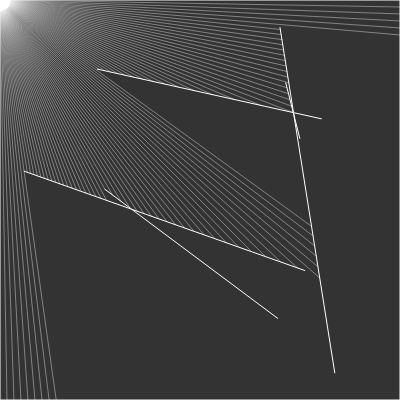
Frame 1 (no input)
Frame 60 (no input): identical to frame 1, image omitted
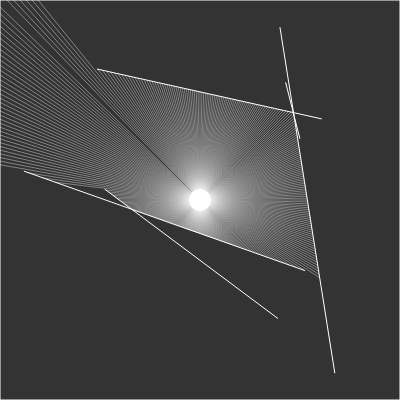
Frame 120 (the mouse pressed at the canvas centre since frame 60)

The p5.js sketch that drew these frames (run headless with seeded random() and noise() and a simulated clock; from frame 60 on, the mouse is pressed at the canvas centre):

// p5.js sketch
// ── sketch.js

let walls = [];
let raySource;
function setup() {
    createCanvas(400, 400);

    //  Boundaries on all edges of the canvas
    walls.push(new Boundary(0, 0, width, 0));
    walls.push(new Boundary(width, 0, width, height));
    walls.push(new Boundary(width, height, 0, height));
    walls.push(new Boundary(0, height, 0, 0));

    for (let i = 0; i < 5; i++) {

        let x1 = random(width);
        let y1 = random(height);

        let x2 = random(width);
        let y2 = random(height);
        walls.push(new Boundary(x1, y1, x2, y2));
    }

    raySource = new RaySource(100, 200);
}

function draw() {
    background(51);
    for (let wall of walls) {
        wall.show();
    }


    raySource.update(mouseX, mouseY);
    raySource.show();
    raySource.cast(walls);
}
// ── boundary.js
class Boundary {
    constructor(x1, y1, x2, y2) {
        this.a = createVector(x1, y1);
        this.b = createVector(x2, y2);
    }

    show() {
        stroke(255);
        line(this.a.x, this.a.y, this.b.x, this.b.y);
    }

}
// ── index.css
* {
    font-family: 'Open Sans', sans-serif;
    color: white;
}

body {
    background: #1f1e1e;
}

// ── ray.js
class Ray {
    constructor(position, angle) {
        this.position = position;

        // Creates a vector pointing in the direction of an angle
        this.direction = p5.Vector.fromAngle(angle);
    }

    show() {
        stroke(255);

        push()
        translate(this.position.x, this.position.y);
        line(0, 0, this.direction.x * 10, this.direction.y * 10);
        pop()
    }

    setDirection(x,y) {
        this.direction.x = x - this.position.x;
        this.direction.y = y - this.position.y;
        this.direction.normalize();
    }

    // https://en.wikipedia.org/wiki/Line%E2%80%93line_intersection
    cast(boundary) {

        // Renaming boundary variables to fit the formula

        // Boundary start point
        const x1 = boundary.a.x;
        const y1 = boundary.a.y;

        // Boundary end point
        const x2 = boundary.b.x;
        const y2 = boundary.b.y;

        // Ray position
        const x3 = this.position.x;
        const y3 = this.position.y;

        // "End" position of the ray
        const x4 = this.position.x + this.direction.x;
        const y4 = this.position.y + this.direction.y;

        const denominator = (x1 - x2) * (y3 - y4) - (y1 - y2) * (x3 - x4);

        // According to the formula, when denom is 0, it means that the first line and the second line
        // are perfectly parallel, so they would never intersect.
        if (denominator === 0) {
            return
        }

        // Calculate u & t
        const t = ((x1 - x3) * (y3 - y4) - (y1 - y3) * (x3 - x4)) / denominator;
        const u = -((x1 - x2) * (y1 - y3) - (y1 - y2) * (x1 - x3)) / denominator;

        // Check for intersection based on the formula.
        if (t > 0 && t < 1 && u > 0) {

            // Since point exists, calculate and return it
            const intersectionPoint = createVector();
            intersectionPoint.x = x1 + t * (x2 - x1);
            intersectionPoint.y = y1 + t * (y2 - y1);

            return intersectionPoint;
        } else {
            return;
        }
    }



}
// ── raysource.js
class RaySource {
    constructor(x, y) {
        this.position = createVector(x, y);
        this.rays = [];
        this.numRays = 1;

        // Create one ray for every 10 degrees around this.pos
        for (let angle = 0; angle < 360; angle += this.numRays) {
            this.rays.push(new Ray(this.position, radians(angle)));
        }
    }

    update(x, y) {
        this.position.set(x, y);
    }

    show() {
        fill(255);
        ellipse(this.position.x, this.position.y, 8);
        for (let ray of this.rays) {
            ray.show();
        }
    }

    cast(walls) {

        for (let ray of this.rays) {
            let shortestDistance = Infinity;
            let closestMeetingPoint = null;
            for (let wall of walls) {

                const meetingPoint = ray.cast(wall);
                if (meetingPoint) {
                    const distance = p5.Vector.dist(this.position, meetingPoint);
                    if (distance < shortestDistance) {
                        shortestDistance = distance;
                        closestMeetingPoint = meetingPoint;
                    }
                }
            }

            if (closestMeetingPoint) {
                stroke(255, 100);
                line(this.position.x, this.position.y, closestMeetingPoint.x, closestMeetingPoint.y);
            }
        }

    }

}
